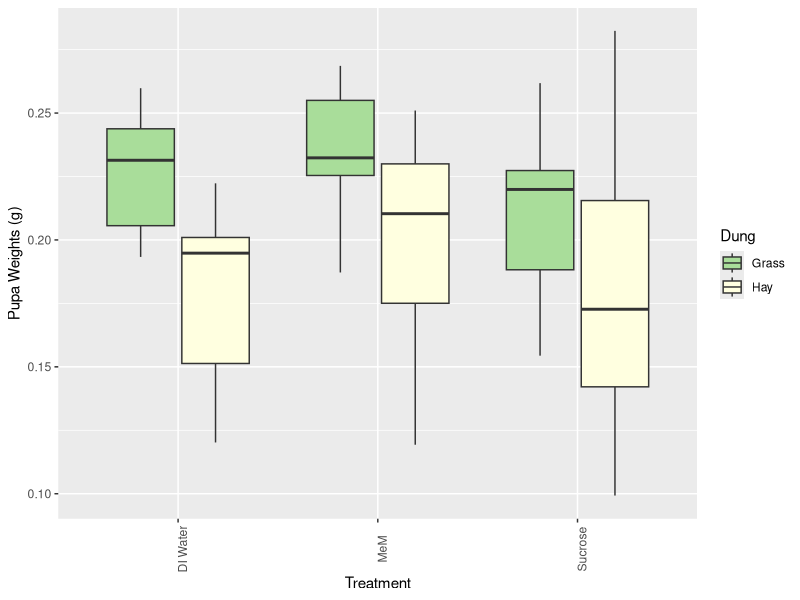

Generate this figure with R:
## ---- chunk 1
pupa_weight_new <- read.csv("raw_pupaweight - Sheet1.csv")
pupa_weight_new
pupa_weight_new <- na.omit(pupa_weight_new)
## ---- chunk 2
treatment1 <- pupa_weight_new$Treatment
dung <- pupa_weight_new$Dung
treatment_dung <- pupa_weight_new$X
weight <- pupa_weight_new$PWeight
## ---- chunk 3
library(ggplot2)
p <- ggplot(data = pupa_weight_new, aes(x = Treatment, y = PWeight, fill = Dung))  #define the variables
p <- p + geom_boxplot()  #graph them in a boxplot
p <- p + theme(axis.text.x = element_text(angle = 90))  #put x-axis names at 90deg
p <- p + ylab("Pupa Weights (g)") + xlab("Treatment") #rename y-axis title
p <- p + scale_fill_manual(values = c(Grass = "#a9dd9a", Hay = "lightyellow"))
p  #show me the graph
